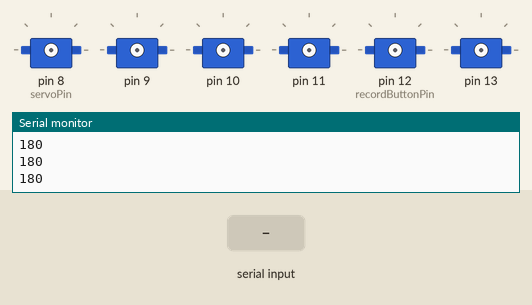
A sketch run on a simulated Arduino Uno, built with avr-gcc and run on an emulated ATmega328P. Shown: 6 × servo, the last lines printed to the serial monitor. The test bench sets the inputs (shaded band).

Above: at 1.2 s.
1.3 s: "move:150\n" received over Serial
At 3.81 s:
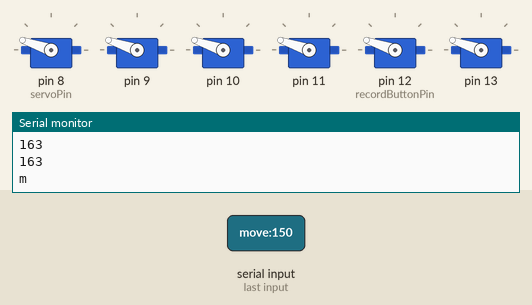
At 13.1 s:
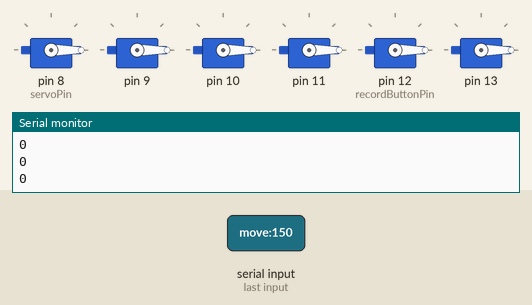
13.3 s: "play:1\n" received over Serial
At 19.5 s:
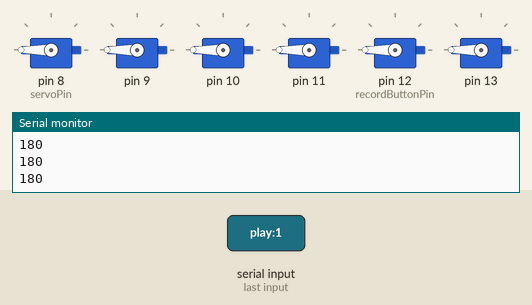
Timing chart, 0 to 21.0 s (numbered marks = the images above; inputs shaded):
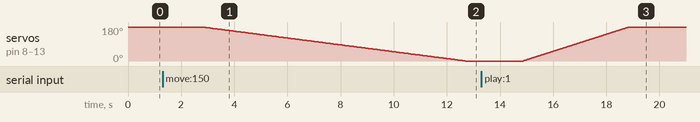

Measured:
- after the input at 1.3 s, servo on pin 8 (servoPin), servo on pin 9–11, servo on pin 12 (recordButtonPin), servo on pin 13: moves from 180° to 0° over 9.9 s, starting after 1.5 s
- after the input at 13.3 s, servo on pin 8 (servoPin), servo on pin 9–11, servo on pin 12 (recordButtonPin), servo on pin 13: moves from 0° to 180° over 4.0 s, starting after 1.6 s

The sketch:

multiple_motor_0629.ino
```cpp
#include <Servo.h>
#include <EEPROM.h>
#include <Easing.h>

#define CALIB_MAX 512//CALIB_MAX 512
#define CALIB_MIN 106//CALIB_MIN 100
#define SAMPLE_DELAY 50 // in ms, 50ms seems good


uint8_t recordButtonPin = 12;
uint8_t playButtonPin = 7;
uint8_t servoPin = 8;
uint8_t feedbackPin = A5;

uint8_t prev_Pos[6], cur_Pos[6];
uint8_t myArray[6];
uint8_t sendServo[6];

uint16_t prev_a = 0; //previous memory
int countLoop = 0;


String p = "";
String inputText = "";
String command = "";
String type = "";
uint16_t movingMode = 0; //easeInOut Num
String statusId = "";
int splitIndex = 0;
int m_speed = 0;

unsigned long start;
int sweepsNotFinished;

Servo myServo[6]; //6 servos

void setup() {
  // put your setup code here, to run once:

  Serial.begin(9600);
  //Serial.println("Serial Begin");

  readAnalog(feedbackPin, prev_Pos);

  for (int i = 0; i < 6; i++)
  {
    if (i == 0)
      Serial.println("m");
    myArray[i] = 0;
    cur_Pos[i] = 0;
    sendServo[i] = 0;
    //Serial.print("m_");Serial.print(i);Serial.print("_");;
    Serial.println(prev_Pos[i]);
    //Serial.write(13);

  }
}

void loop() {
  // put your main code here, to run repeatedly:
  //establishContact();

  /*if(Serial.available() < 0)
    Serial.println("disconnected");*/
  if (Serial.available() == 0)
  {
    //Serial.println("0 received");
  }

  if (Serial.available() > 0) { //why this is not always in the loop?


    //Serial.println("Serial Available");
    commandSplit(Serial.readString());
    delay(500);


    if (command.equals("move"))
    {
      //Serial.println("move all");
      move_all(servoPin, feedbackPin, myArray);
      //move_servo(statusId.toInt(), servoPin, feedbackPin, motorAngle);
    }

    if (command.equals("save"))
    {
      //Serial.println("save" + type + statusId);
      save(feedbackPin, statusId.toInt());

    }

    if (command.equals("play"))
    {
      //Serial.println("play" + type + statusId);
      play(servoPin, statusId.toInt());

    }
  }
}

void save(uint8_t analogPin, uint16_t statusId) {

  uint16_t addr = 1 + 6 * (statusId); //unsigned short
  //Serial.println("Saving");


  for (int i = 0 ; i < 6; i++)
  {
    pinMode(analogPin - i, INPUT);
    uint16_t a = analogRead(analogPin + i); //Arduino Uno: 1kb EEPROM storage.
    //Serial.println(a);
    //calibaration
    if (a < CALIB_MIN) a = CALIB_MIN;
    if (a > CALIB_MAX) a = CALIB_MAX;
    a = map(a, CALIB_MIN, CALIB_MAX, 0, 254);
    //value ? (CALIB_MIN = 0 , CALIB_MAX 1024, 0 ~ 180)

    String address = String(addr + i);

    if (prev_a != a)
      EEPROM.write(addr + i, a); // when the saved value is different from the prev value, store.

    prev_a = EEPROM.read(addr + i);
  }
  delay(SAMPLE_DELAY);
  delay(250);
}


void play(uint8_t servoPin, uint16_t statusId ) {

  uint16_t addr = 1 + 6 * (statusId); //unsigned short
  start = millis();

  for (int i = 0 ; i < 6; i++)
  {
    myServo[i].attach(servoPin + i); // Attach Servo in 8 pin
  }

  for (int i = 0; i < 6; i++) //have to play in one time
  {
    cur_Pos[i] = EEPROM.read(addr + i); //uint8_t : unsigned char
    cur_Pos[i] = map(cur_Pos[i], 0, 254, 0, 180);
  }
  moveServos(m_speed);
  delay(250);
  delay(SAMPLE_DELAY);
  for (int i = 0 ; i < 6; i++)
  {
    prev_Pos[i] = cur_Pos[i];
    myServo[i].detach(); // Attach Servo in 8 pin
  }
}


void move_all(uint8_t servoPin, uint8_t analogPin, uint8_t array[]) {

  //Serial.println("Move all");
  start = millis();
  countLoop = 0;

  for (int i = 0 ; i < 6; i++)
  {
    myServo[i].attach(servoPin + i); // Attach Servo in 8 pin
  }

  for (int i = 0; i < 6; i++) //have to play in one time
  {

    //Serial.print(" -> "); Serial.println(x);
    cur_Pos[i] = array[i];

  }
  //move servos
  moveServos(m_speed);
  delay(250);
  delay(SAMPLE_DELAY);
  //Serial.println("Write Done");
  for (int i = 0 ; i < 6; i++)
  {
    prev_Pos[i] = cur_Pos[i];
    myServo[i].detach(); // Attach Servo in 8 pin
  }
  //readAnalog(analogPin, myArray);
  delay(SAMPLE_DELAY);
  delay(250);
}

void moveServos(int m_speed) {

  do {

    unsigned long now = millis() - start;
    sweepsNotFinished = 0;
    sweepsNotFinished += sweep(now, 0, 400 * (11 - m_speed), prev_Pos[0], cur_Pos[0], 0);
    sweepsNotFinished += sweep(now, 0, 400 * (11 - m_speed), prev_Pos[1], cur_Pos[1], 1);
    sweepsNotFinished += sweep(now, 0, 400 * (11 - m_speed), prev_Pos[2], cur_Pos[2], 2);
    sweepsNotFinished += sweep(now, 0, 400 * (11 - m_speed), prev_Pos[3], cur_Pos[3], 3);
    sweepsNotFinished += sweep(now, 0, 400 * (11 - m_speed), prev_Pos[4], cur_Pos[4], 4);
    sweepsNotFinished += sweep(now, 0, 400 * (11 - m_speed), prev_Pos[5], cur_Pos[5], 5);
    //Serial.println(countLoop);
    countLoop ++;


    if ( now % 100 == 0)
    {
      //readAnalog(feedbackPin, sendServo);
      Serial.println("m");
      Serial.println(sendServo[0]);
      Serial.println(sendServo[1]);
      Serial.println(sendServo[2]);
      Serial.println(sendServo[3]);
      Serial.println(sendServo[4]);
      Serial.println(sendServo[5]);
    }

  } while (sweepsNotFinished > 0);

}

int sweep(unsigned long curTime, unsigned long startTime, unsigned long endTime, int startPos, int endPos, int servoNum)
{

  int angle = 0;
  if (curTime < startTime)
    return 1;
  if (curTime > endTime)
    return 0;


  if (movingMode == 0)
    angle = Easing::linearTween(curTime, startPos, (endPos- startPos), (endTime - startTime));
  if (movingMode == 1)
    angle = Easing::easeInOutCubic(curTime, startPos, (endPos- startPos), (endTime - startTime));
  if (movingMode == 2)
    angle = Easing::easeOutBounce(curTime, startPos, (endPos- startPos), (endTime - startTime));


  //angle = SimpleTweening(currentTime, startTime, endTime, startPosition, endPosition);
  sendServo[servoNum] = angle;
  myServo[servoNum].write(angle);

  return 1;
}


void readAnalog(uint8_t analogPin, uint8_t arr[]) {
  for (int i = 0 ; i < 6; i++)
  {
    pinMode(analogPin + i, INPUT);
    uint16_t a = analogRead(analogPin + i);
    //calibaration
    if (a < CALIB_MIN) a = CALIB_MIN;
    if (a > CALIB_MAX) a = CALIB_MAX;
    a = map(a, CALIB_MIN, CALIB_MAX, 0, 180);
    arr[i] = a;
    //Serial.println(a);
  }
}


void commandSplit(String inputText)
{

  splitIndex = inputText.indexOf(':'); //save:s_1, save:s_2
  if (splitIndex != -1)
    command_main(inputText);

  if (inputText.indexOf('(') != -1)
    command_debug(inputText);


}

void command_main(String inputText) {

  int count = 0;

  while (splitIndex != -1 )
  {
    // split Index found

    if (count == 0)
    {
      command = inputText.substring(0, splitIndex);
    }
    if (count == 1)
    {
      type = inputText.substring(0, splitIndex);
    }
    if (count == 2)
    {
      statusId = inputText.substring(0, splitIndex);
    }
    inputText =  inputText.substring(splitIndex + 1);
    splitIndex = inputText.indexOf('_');

    //these data should be sent only once !
    count++;
  }
  m_speed = inputText.substring(splitIndex + 1).toInt();
  //Serial.println("Command:" + command+", type: "+ type +", statusId: "+ statusId + ", motor speed : "+ m_speed);
}


void command_debug(String inputText) {

  command = "move";
  inputText.remove(0, 1);
  splitIndex = inputText.indexOf(',');
  //inputText =  inputText.substring(splitIndex+1);
  int count = 0;

  while (splitIndex != -1 )
  {

    //p = inputText.substring(0, splitIndex);
    myArray[count] = inputText.substring(0, splitIndex).toInt();
    //Serial.print(count);Serial.println(","+p);
    inputText =  inputText.substring(splitIndex + 1);
    splitIndex = inputText.indexOf(',');
    count++;
  }
  //p = inputText.substring(splitIndex+1,inputText.indexOf(')'));
  myArray[count] =  inputText.substring(splitIndex + 1, inputText.indexOf(')')).toInt();

  splitIndex = inputText.indexOf(')');
  inputText =  inputText.substring(splitIndex + 1);
  movingMode = inputText.substring(0, inputText.indexOf('_')).toInt();
  m_speed = inputText.substring(inputText.indexOf('_')+1).toInt();

  Serial.println("Command:" + command+", type: "+ type +", moving Mode: "+ movingMode + ", motor speed : "+ m_speed );
}
```
